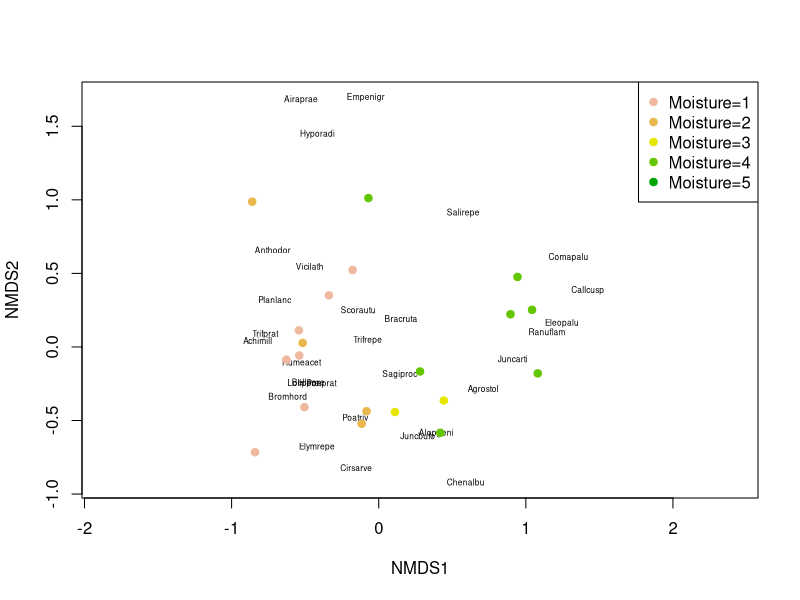
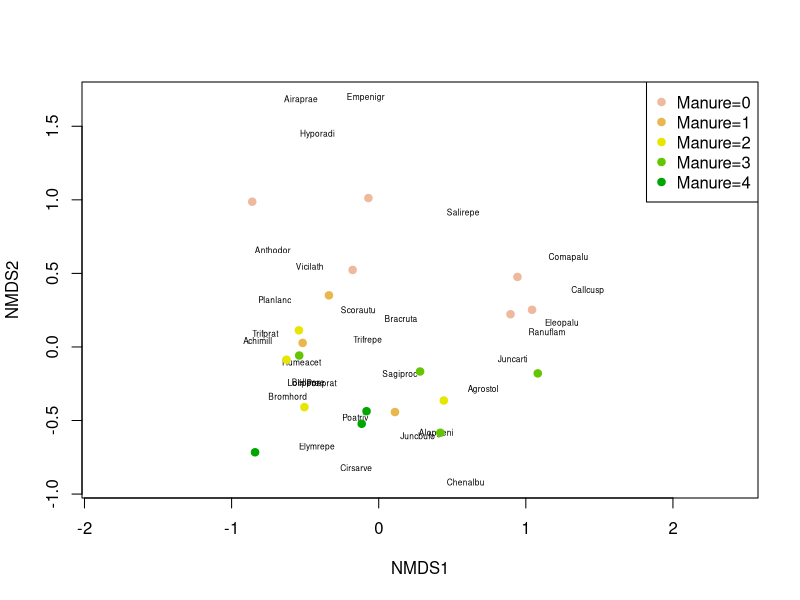
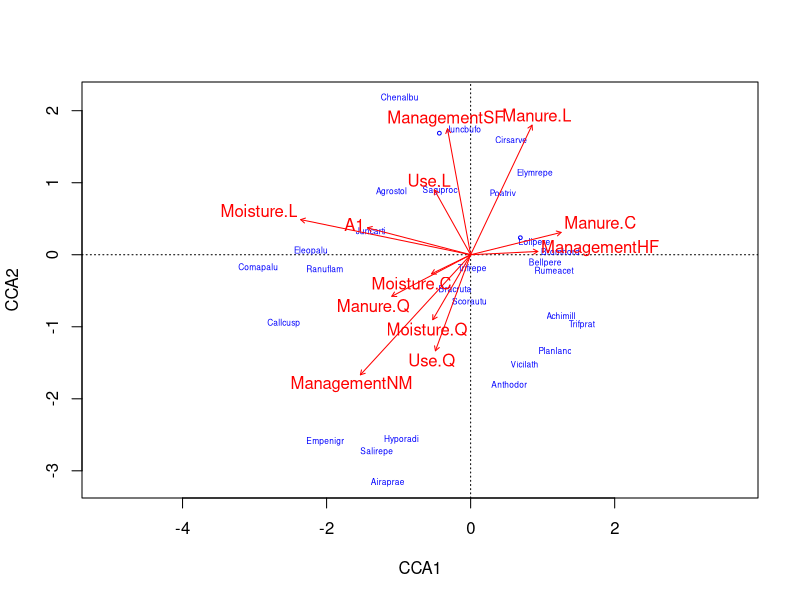
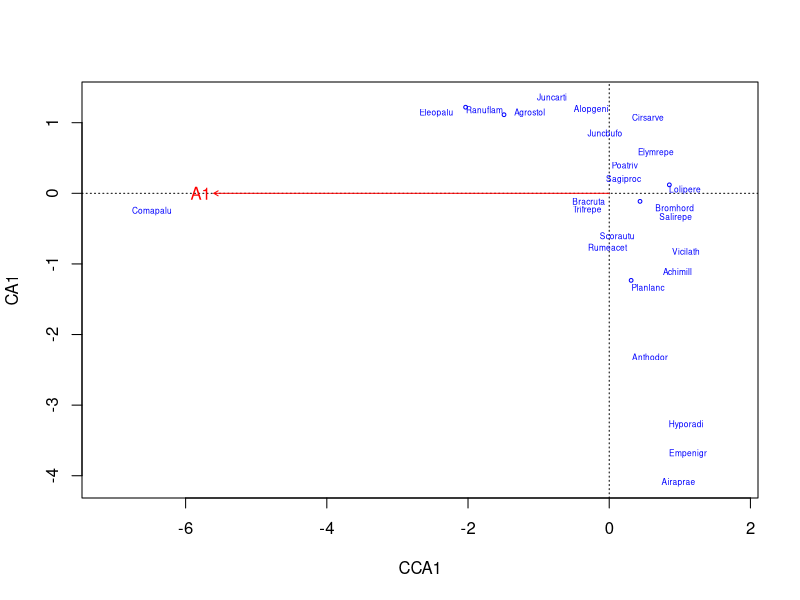
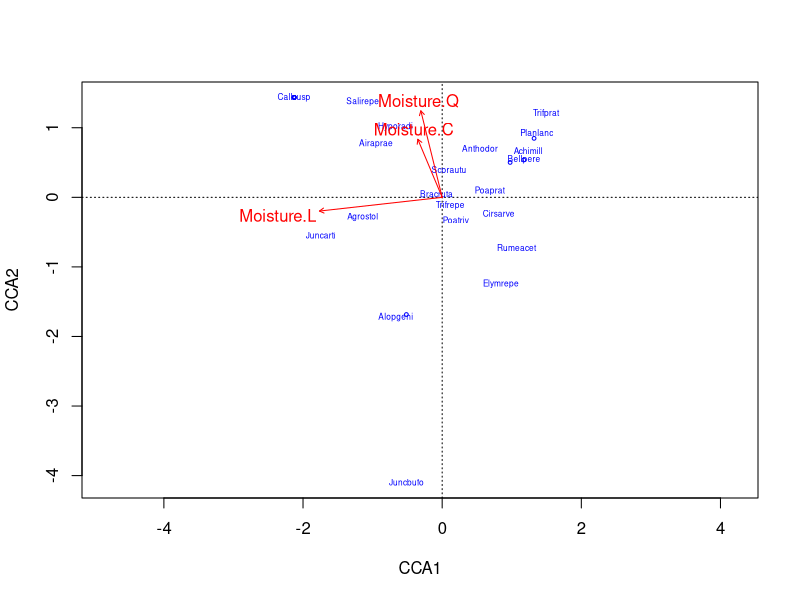
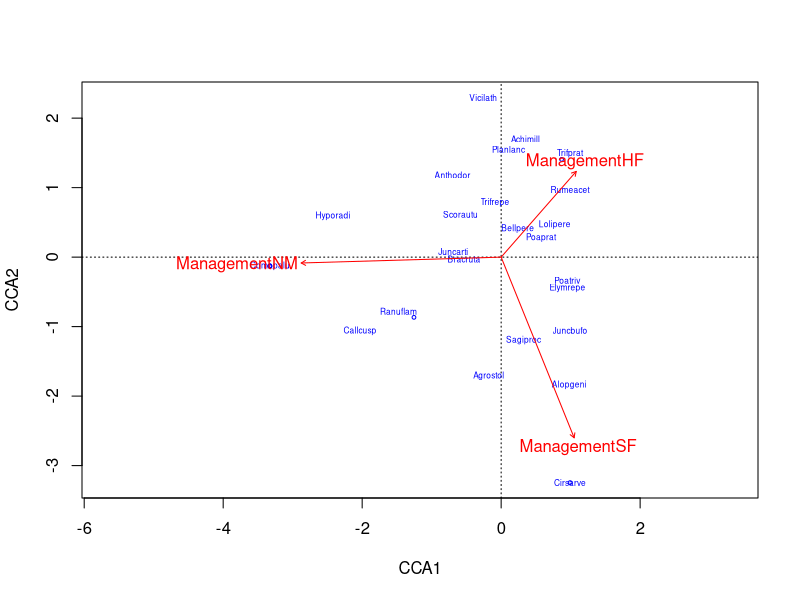
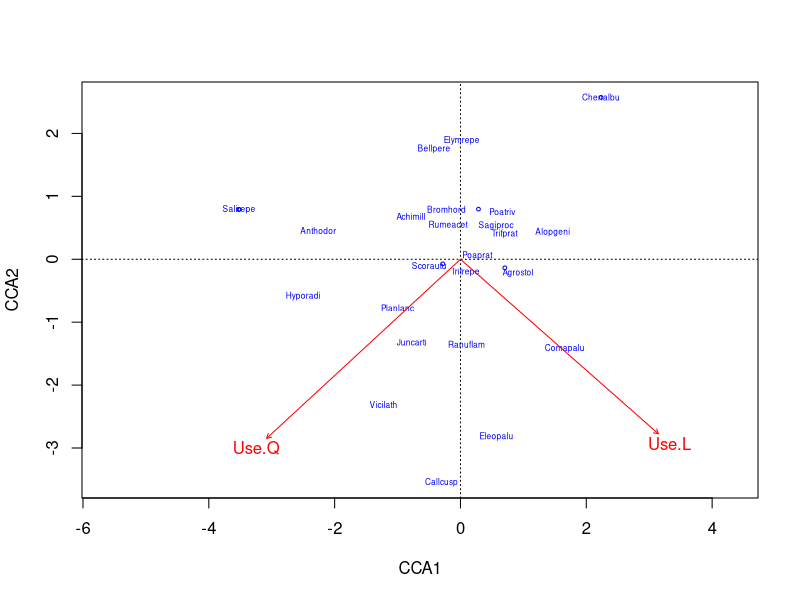
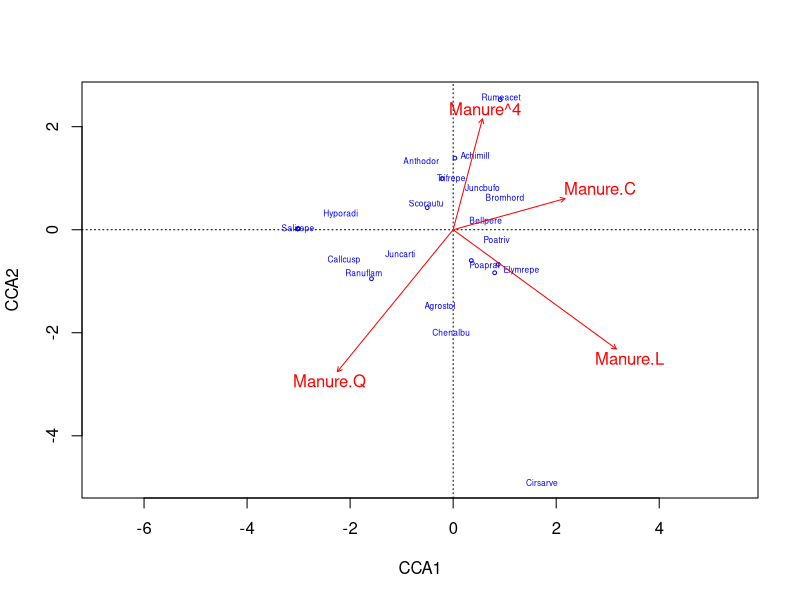

These charts were generated, in order, by the following R code:
## ---- chunk 1
knitr::opts_chunk$set(echo = TRUE)
## ---- chunk 2
library(vegan)
data(dune)
data(dune.env)
## ---- chunk 3
#create NMDS model for the dune data
dune_mds <- metaMDS(dune)

#plot this model overlayed with moisture data
plot(dune_mds, type='n')
text(dune_mds, 'sp', cex=.5)
color_vect = rev(terrain.colors(6))[-1]
points(dune_mds, 'sites', pch=19, 
      col=color_vect[dune.env$Moisture])
legend('topright', paste("Moisture=", 1:5, sep=''), 
      col=color_vect, pch=19)

#repeat with other data from dune.env, such as 'Manure'
plot(dune_mds, type='n')
text(dune_mds, 'sp', cex=.5)
color_vect = rev(terrain.colors(6))[-1]
points(dune_mds, 'sites', pch=19, 
      col=color_vect[dune.env$Manure])
legend('topright', paste("Manure=", 0:4, sep=''), 
      col=color_vect, pch=19)

#In my interpertation of these plots, I first looked for any groupings of plant species. For example, there appears to be a trio of species that prefer similar habitat types (airaprae, emperigr, hyporadi). The NDMS plot may be useful in identifying plant communities. To get to the underlying environmental factors responsible for these plant communities, I overlayed this plot with moisture data from 'dune.env.' Moisture data appears to follow the x-axis of this plot (dry to wet) suggesting that moisture has some explanatory value in the distribution of these plants. I repeated this process with the 'manure' variable. I had a harder time detecting a pattern, which suggests that manure may not offer the best explaination for the species found at each site. 
## ---- chunk 4
#create and plot CCA model for all environmental variables
dune_cca <- cca(dune ~ ., data=dune.env)
plot(dune_cca, type='n', scaling=1)
orditorp(dune_cca, display='sp', cex=0.5, scaling=1, col='blue')
text(dune_cca, display='bp', col='red')


#create CCA models for each variable
dune_cca_A1 <- cca(dune ~ A1, data=dune.env)
dune_cca_moist <- cca(dune ~ Moisture, data=dune.env)
dune_cca_manage <- cca(dune ~ Management, data=dune.env)
dune_cca_use <- cca(dune ~ Use, data=dune.env)
dune_cca_manure <- cca(dune ~ Manure, data=dune.env)


#plot models
plot(dune_cca_A1, type='n', scaling=1)
orditorp(dune_cca_A1, display='sp', cex=0.5, scaling=1, col='blue')
text(dune_cca_A1, display='bp', col='red')

plot(dune_cca_moist, type='n', scaling=1)
orditorp(dune_cca_moist, display='sp', cex=0.5, scaling=1, col='blue')
text(dune_cca_moist, display='bp', col='red')

plot(dune_cca_manage, type='n', scaling=1)
orditorp(dune_cca_manage, display='sp', cex=0.5, scaling=1, col='blue')
text(dune_cca_manage, display='bp', col='red')

plot(dune_cca_use, type='n', scaling=1)
orditorp(dune_cca_use, display='sp', cex=0.5, scaling=1, col='blue')
text(dune_cca_use, display='bp', col='red')

plot(dune_cca_manure, type='n', scaling=1)
orditorp(dune_cca_manure, display='sp', cex=0.5, scaling=1, col='blue')
text(dune_cca_manure, display='bp', col='red')
## ---- chunk 5
#These plots help visualize the distribution of species with respect to their growing environment. To better explore the influence of environmental variables on species distribution, I used the anova function and vegan's r-squared function.

#First, I ran tests for the CCA model with all environmental variables
anova(dune_cca)
anova(dune_cca, by='margin')
RsquareAdj(dune_cca, 999)

#These tests show a significant P-value (0.024) and a good r-squared of 0.71 (however, the adjusted r-squared is much lower). When the anova is broken down into parts (by margin) there is no significant P-value for any individual environmental variable, although 'moisture' had the smallest P-value.  

#I ran the same tests on my CCA model with moisture as the only environmental variable.

anova(dune_cca_moist)
RsquareAdj(dune_cca_moist, 999)

#These tests produced an even smaller p-value than the complete model (more significance), but the adjusted R-squared value shrank as well (less explained variance). I then compared these two models to see if one is better at explaining the species distribution. The resulting p-value of 0.27 suggests that the difference between these two models is not significant. In other words, the inclusion or exclusion of more environmental variables does not significantly alter the outcome of either model. 

anova(dune_cca_moist, dune_cca)
